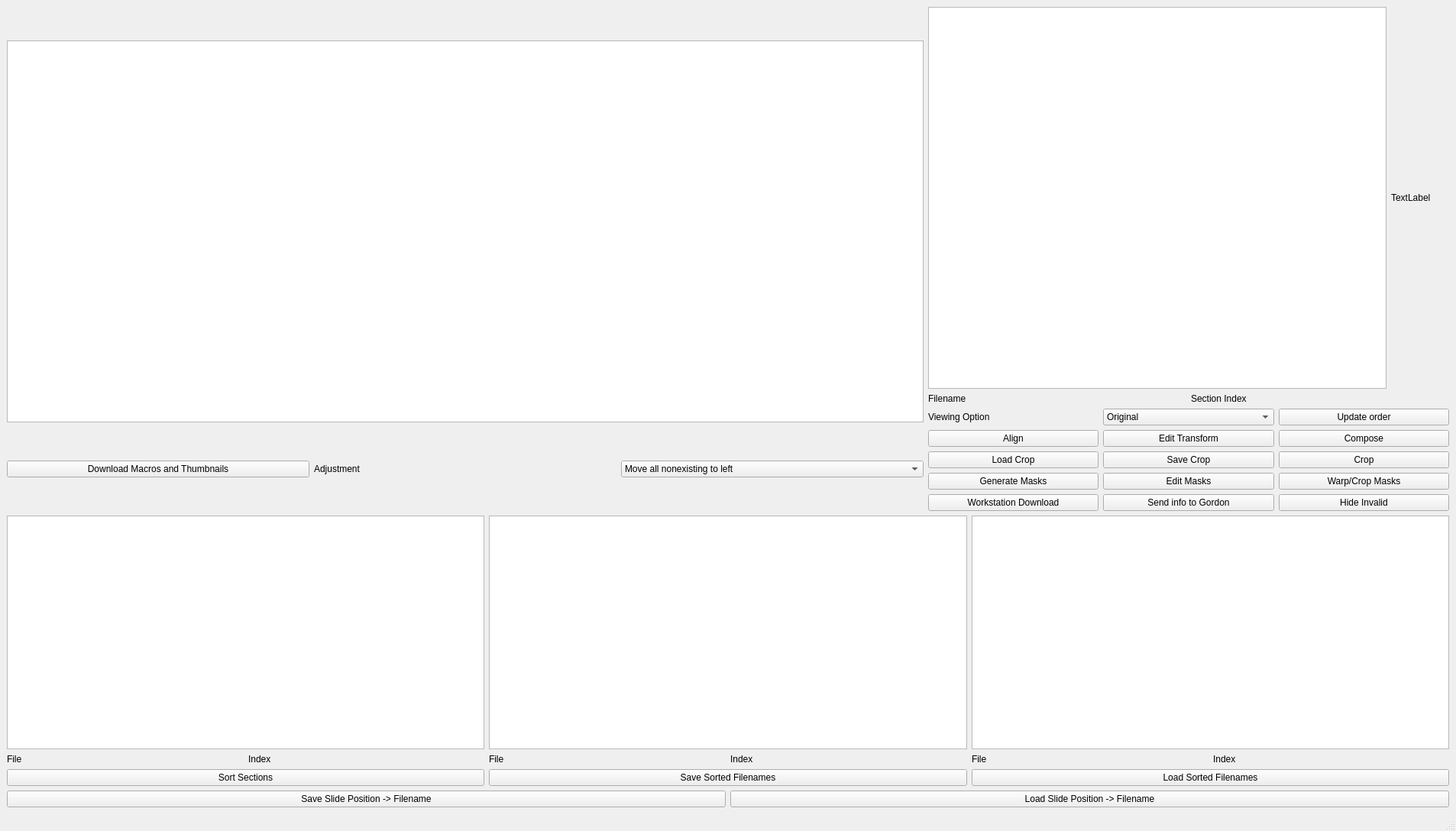
<?xml version="1.0" encoding="UTF-8"?>
<ui version="4.0">
 <class>PreprocessGui</class>
 <widget class="QMainWindow" name="PreprocessGui">
  <property name="geometry">
   <rect>
    <x>0</x>
    <y>0</y>
    <width>1906</width>
    <height>1088</height>
   </rect>
  </property>
  <property name="windowTitle">
   <string>MainWindow</string>
  </property>
  <widget class="QWidget" name="centralwidget">
   <layout class="QVBoxLayout" name="verticalLayout_3">
    <item>
     <layout class="QHBoxLayout" name="horizontalLayout_9">
      <item>
       <layout class="QVBoxLayout" name="verticalLayout_2">
        <item>
         <widget class="QGraphicsView" name="slide_gview">
          <property name="sizePolicy">
           <sizepolicy hsizetype="Fixed" vsizetype="Fixed">
            <horstretch>0</horstretch>
            <verstretch>0</verstretch>
           </sizepolicy>
          </property>
          <property name="minimumSize">
           <size>
            <width>1200</width>
            <height>500</height>
           </size>
          </property>
          <property name="maximumSize">
           <size>
            <width>1200</width>
            <height>500</height>
           </size>
          </property>
         </widget>
        </item>
        <item>
         <layout class="QHBoxLayout" name="horizontalLayout_7">
          <item>
           <widget class="QPushButton" name="button_download">
            <property name="text">
             <string>Download Macros and Thumbnails</string>
            </property>
           </widget>
          </item>
          <item>
           <widget class="QLabel" name="label">
            <property name="text">
             <string>Adjustment</string>
            </property>
           </widget>
          </item>
          <item>
           <widget class="QComboBox" name="comboBox_slide_position_adjustment">
            <item>
             <property name="text">
              <string>Move all nonexisting to left</string>
             </property>
            </item>
            <item>
             <property name="text">
              <string>Move all nonexisting to right</string>
             </property>
            </item>
            <item>
             <property name="text">
              <string>Move placeholder to right</string>
             </property>
            </item>
            <item>
             <property name="text">
              <string>Move rescan to right</string>
             </property>
            </item>
            <item>
             <property name="text">
              <string>Move nonexisting to right</string>
             </property>
            </item>
            <item>
             <property name="text">
              <string>Move placeholder to left</string>
             </property>
            </item>
            <item>
             <property name="text">
              <string>Move rescan to left</string>
             </property>
            </item>
            <item>
             <property name="text">
              <string>Move nonexisting to left</string>
             </property>
            </item>
            <item>
             <property name="text">
              <string>Reverse positions</string>
             </property>
            </item>
            <item>
             <property name="text">
              <string>Reverse positions on all slides</string>
             </property>
            </item>
            <item>
             <property name="text">
              <string>Reverse positions on all IHC slides</string>
             </property>
            </item>
            <item>
             <property name="text">
              <string>Reverse positions on all N slides</string>
             </property>
            </item>
           </widget>
          </item>
         </layout>
        </item>
       </layout>
      </item>
      <item>
       <layout class="QVBoxLayout" name="verticalLayout">
        <item>
         <layout class="QHBoxLayout" name="horizontalLayout_8">
          <item>
           <widget class="QGraphicsView" name="sorted_sections_gview">
            <property name="sizePolicy">
             <sizepolicy hsizetype="Fixed" vsizetype="Fixed">
              <horstretch>0</horstretch>
              <verstretch>0</verstretch>
             </sizepolicy>
            </property>
            <property name="minimumSize">
             <size>
              <width>600</width>
              <height>500</height>
             </size>
            </property>
           </widget>
          </item>
          <item>
           <widget class="QLabel" name="label_sorted_sections_status">
            <property name="text">
             <string>TextLabel</string>
            </property>
           </widget>
          </item>
         </layout>
        </item>
        <item>
         <layout class="QHBoxLayout" name="horizontalLayout_6">
          <item>
           <widget class="QLabel" name="label_sorted_sections_filename">
            <property name="text">
             <string>Filename</string>
            </property>
           </widget>
          </item>
          <item>
           <widget class="QLabel" name="label_sorted_sections_index">
            <property name="text">
             <string>Section Index</string>
            </property>
           </widget>
          </item>
         </layout>
        </item>
        <item>
         <layout class="QGridLayout" name="gridLayout_2">
          <item row="1" column="4">
           <widget class="QPushButton" name="button_confirm_alignment">
            <property name="text">
             <string>Compose</string>
            </property>
           </widget>
          </item>
          <item row="1" column="1">
           <widget class="QPushButton" name="button_align">
            <property name="text">
             <string>Align</string>
            </property>
           </widget>
          </item>
          <item row="1" column="3">
           <widget class="QPushButton" name="button_edit_transform">
            <property name="text">
             <string>Edit Transform</string>
            </property>
           </widget>
          </item>
          <item row="0" column="3">
           <widget class="QComboBox" name="comboBox_show">
            <item>
             <property name="text">
              <string>Original</string>
             </property>
            </item>
            <item>
             <property name="text">
              <string>Original Aligned</string>
             </property>
            </item>
            <item>
             <property name="text">
              <string>Mask Contoured</string>
             </property>
            </item>
            <item>
             <property name="text">
              <string>Brainstem Cropped</string>
             </property>
            </item>
            <item>
             <property name="text">
              <string>Brainstem Cropped Masked</string>
             </property>
            </item>
           </widget>
          </item>
          <item row="5" column="1">
           <widget class="QPushButton" name="button_gen_mask">
            <property name="text">
             <string>Generate Masks</string>
            </property>
           </widget>
          </item>
          <item row="0" column="1">
           <widget class="QLabel" name="label_2">
            <property name="text">
             <string>Viewing Option</string>
            </property>
           </widget>
          </item>
          <item row="3" column="1">
           <widget class="QPushButton" name="button_load_crop">
            <property name="text">
             <string>Load Crop</string>
            </property>
           </widget>
          </item>
          <item row="3" column="3">
           <widget class="QPushButton" name="button_save_crop">
            <property name="text">
             <string>Save Crop</string>
            </property>
           </widget>
          </item>
          <item row="3" column="4">
           <widget class="QPushButton" name="button_crop">
            <property name="text">
             <string>Crop</string>
            </property>
           </widget>
          </item>
          <item row="6" column="1">
           <widget class="QPushButton" name="button_syncWorkstation">
            <property name="text">
             <string>Workstation Download</string>
            </property>
           </widget>
          </item>
          <item row="5" column="4">
           <widget class="QPushButton" name="button_warp_crop_mask">
            <property name="text">
             <string>Warp/Crop Masks</string>
            </property>
           </widget>
          </item>
          <item row="5" column="3">
           <widget class="QPushButton" name="button_edit_masks">
            <property name="text">
             <string>Edit Masks</string>
            </property>
           </widget>
          </item>
          <item row="6" column="3">
           <widget class="QPushButton" name="button_send_info_gordon">
            <property name="text">
             <string>Send info to Gordon</string>
            </property>
           </widget>
          </item>
          <item row="0" column="4">
           <widget class="QPushButton" name="button_update_order">
            <property name="text">
             <string>Update order</string>
            </property>
           </widget>
          </item>
          <item row="6" column="4">
           <widget class="QPushButton" name="button_toggle_show_hide_invalid">
            <property name="text">
             <string>Hide Invalid</string>
            </property>
           </widget>
          </item>
         </layout>
        </item>
       </layout>
      </item>
     </layout>
    </item>
    <item>
     <layout class="QGridLayout" name="gridLayout">
      <item row="0" column="1">
       <widget class="QGraphicsView" name="section2_gview">
        <property name="sizePolicy">
         <sizepolicy hsizetype="Expanding" vsizetype="MinimumExpanding">
          <horstretch>0</horstretch>
          <verstretch>0</verstretch>
         </sizepolicy>
        </property>
       </widget>
      </item>
      <item row="1" column="1">
       <layout class="QHBoxLayout" name="horizontalLayout_3">
        <item>
         <widget class="QLabel" name="label_section2_filename">
          <property name="text">
           <string>File</string>
          </property>
         </widget>
        </item>
        <item>
         <widget class="QLabel" name="label_section2_index">
          <property name="text">
           <string>Index</string>
          </property>
         </widget>
        </item>
       </layout>
      </item>
      <item row="1" column="0">
       <layout class="QHBoxLayout" name="horizontalLayout">
        <item>
         <widget class="QLabel" name="label_section3_filename">
          <property name="text">
           <string>File</string>
          </property>
         </widget>
        </item>
        <item>
         <widget class="QLabel" name="label_section3_index">
          <property name="text">
           <string>Index</string>
          </property>
         </widget>
        </item>
       </layout>
      </item>
      <item row="0" column="2">
       <widget class="QGraphicsView" name="section1_gview">
        <property name="sizePolicy">
         <sizepolicy hsizetype="Expanding" vsizetype="MinimumExpanding">
          <horstretch>0</horstretch>
          <verstretch>0</verstretch>
         </sizepolicy>
        </property>
       </widget>
      </item>
      <item row="1" column="2">
       <layout class="QHBoxLayout" name="horizontalLayout_4">
        <item>
         <widget class="QLabel" name="label_section1_filename">
          <property name="text">
           <string>File</string>
          </property>
         </widget>
        </item>
        <item>
         <widget class="QLabel" name="label_section1_index">
          <property name="text">
           <string>Index</string>
          </property>
         </widget>
        </item>
       </layout>
      </item>
      <item row="0" column="0">
       <widget class="QGraphicsView" name="section3_gview">
        <property name="sizePolicy">
         <sizepolicy hsizetype="Expanding" vsizetype="MinimumExpanding">
          <horstretch>0</horstretch>
          <verstretch>0</verstretch>
         </sizepolicy>
        </property>
       </widget>
      </item>
     </layout>
    </item>
    <item>
     <layout class="QHBoxLayout" name="horizontalLayout_2">
      <item>
       <widget class="QPushButton" name="button_sort">
        <property name="text">
         <string>Sort Sections</string>
        </property>
       </widget>
      </item>
      <item>
       <widget class="QPushButton" name="button_save_sorted_filenames">
        <property name="text">
         <string>Save Sorted Filenames</string>
        </property>
       </widget>
      </item>
      <item>
       <widget class="QPushButton" name="button_load_sorted_filenames">
        <property name="text">
         <string>Load Sorted Filenames</string>
        </property>
       </widget>
      </item>
     </layout>
    </item>
    <item>
     <layout class="QHBoxLayout" name="horizontalLayout_5">
      <item>
       <widget class="QPushButton" name="button_save_slide_position_map">
        <property name="text">
         <string>Save Slide Position -&gt; Filename</string>
        </property>
       </widget>
      </item>
      <item>
       <widget class="QPushButton" name="button_load_slide_position_map">
        <property name="text">
         <string>Load Slide Position -&gt; Filename</string>
        </property>
       </widget>
      </item>
     </layout>
    </item>
   </layout>
  </widget>
  <widget class="QMenuBar" name="menubar">
   <property name="geometry">
    <rect>
     <x>0</x>
     <y>0</y>
     <width>1906</width>
     <height>25</height>
    </rect>
   </property>
  </widget>
  <widget class="QStatusBar" name="statusbar"/>
 </widget>
 <resources/>
 <connections/>
</ui>
